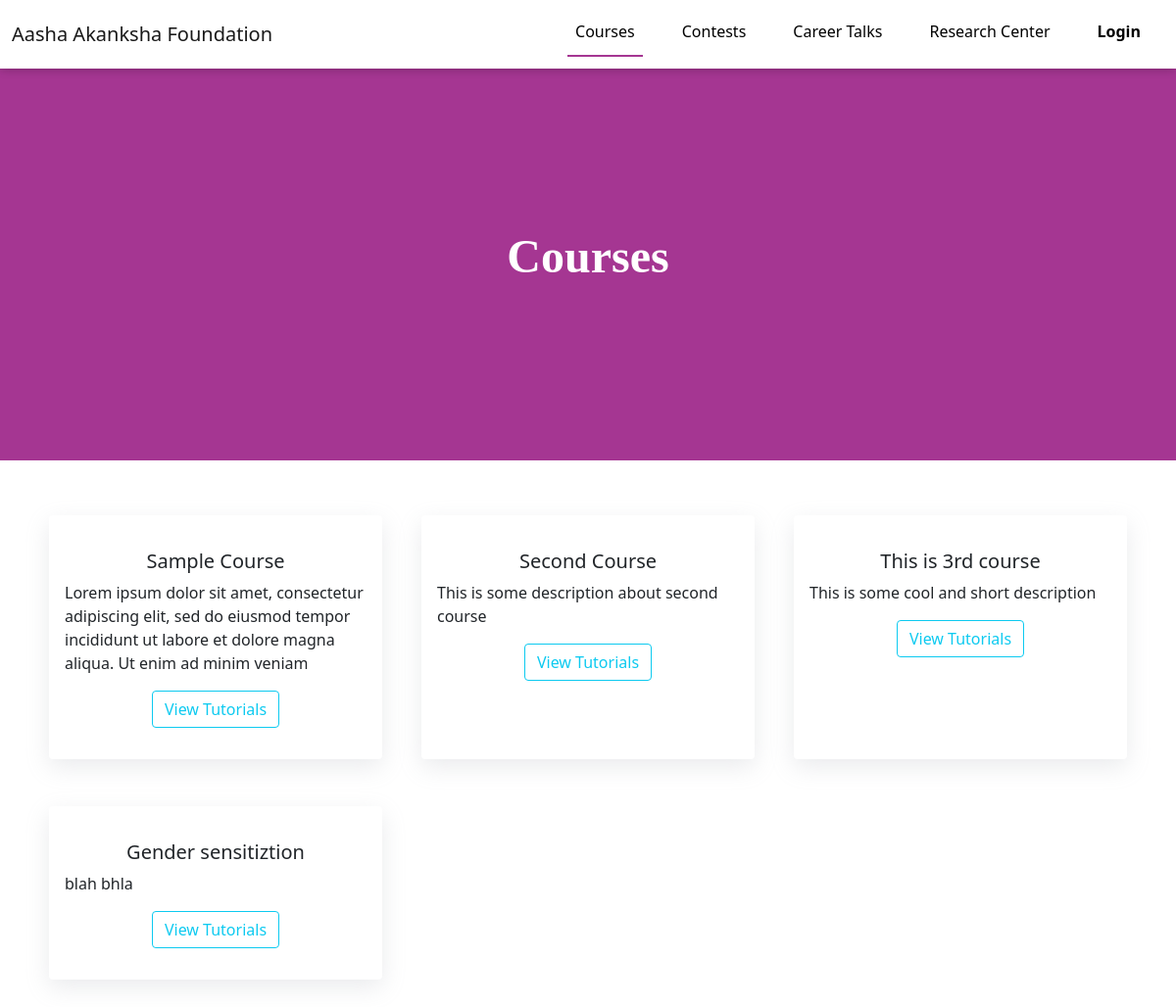
Page /courses/ on the committed database.
### courses/models.py (models this page shows, shortened)
class Course(models.Model):
    title = models.CharField(max_length=100)
    description = models.CharField("Course decription", max_length=200)
    playlist_id = models.CharField("Youtube playlist url", max_length=200)
    date_added = models.DateTimeField(auto_now_add=True)
    image_link = CloudinaryField('image')

### courses/views.py (the view)
# urls.py: path('courses/', include('courses.urls')),
def courses(request):
    courses= models.Course.objects.all()
    context = {
        "courses": courses
    }
    return render(request, 'courses/courses.html', context)

### courses/templates/courses/courses.html (shortened to what this page needs)
{% extends 'courses/base.html' %}
{% load static %}
{% block stylesheets %}
    <link rel="stylesheet" type="text/css" href="{% static 'courses/courses.css' %}" />
{% endblock stylesheets %}
{% block body %}
<div class="top-div">
    <div class="top-div-wrapper text-center">
        <h1 class="">Courses</h1>
    </div>
</div>
<div class="container">
    <div class="row row-cols-1 row-cols-md-3 gy-5">
        {% for course in courses%}
            <div class="col">
                <div class="card h-100">
                    <div class="card-body">
                        <h5
                            class="card-title text-center"
                            style="margin-top: 1.2rem"
                        >
                            {{course.title}}
                        </h5>
                        <p class="card-text">
                            {{course.description}}
                        </p>
                        <div class="text-center">
                            <a href="{{ course.id }}" class="">
                                <button class="btn btn-outline-info">
                                    View Tutorials
                                </button>
                            </a>
                        </div>
                    </div>
                </div>
            </div>
        {%endfor%}
    </div>
</div>
{% endblock body %}

### courses/static/courses/base.css (style rules this page uses)
body { overflow-x: hidden; padding-bottom: 5rem; }

### courses/static/courses/courses.css (style rules this page uses)
.top-div { height: 50vh; max-height: 700px; background-color: #a53692; color: white; margin-top: 70px; display: flex; justify-content: center; align-items: center; margin-bottom: 3rem; }
.top-div-wrapper { position: relative; height: fit-content; width: 80%; }
.top-div h1 { font-size: 3rem; font-family: 'Playfair Display', serif; font-weight: bold; margin-bottom: 1rem; }
.card { margin: 0.5rem; border: white; box-shadow: rgba(149, 157, 165, 0.2) 0px 8px 24px; }

### rows in the picture
Course: title "Sample Course", description "Lorem ipsum dolor sit amet, consectetur adipiscing elit, sed do eiusmod tempor incididunt ut labore et dolore magna aliqua. Ut enim ad minim veniam"
Course: title "Second Course", description "This is some description about second course"
Course: title "This is 3rd course", description "This is some cool and short description"
Course: title "Gender sensitiztion", description "blah bhla"
